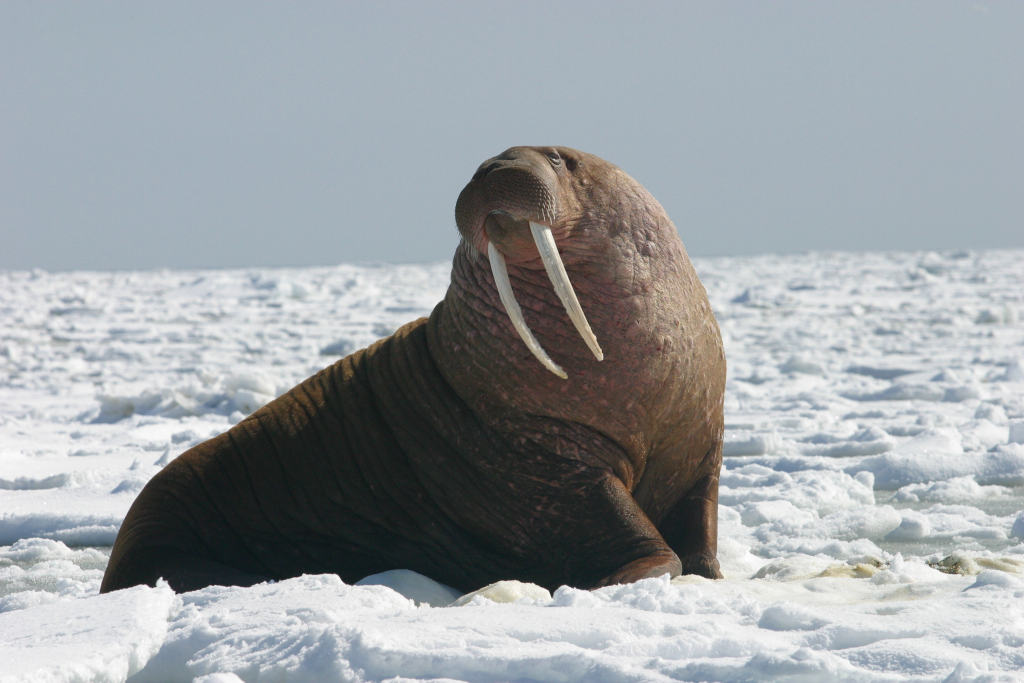
#> input picture Pacific_Walrus_-_Bull_8247646168.jpg, 3072 x 2048 px (shown at 1/3 size)
$ python -i quiz_app.py   (imports and definitions only)
#> lines starting #> are read from the running program, lines starting #| are printed output that depends on the picture
import random
from pathlib import Path

import streamlit as st
from PIL import Image, ImageStat


IMAGE_DIR = Path(__file__).parent
ZOOM_LEVEL = 40.0
MAX_IMAGE_WIDTH = 620
MAX_IMAGE_HEIGHT = 330
MANUAL_CROPS = {
    "torsk.png": (0.50, 0.50),
    "kuller.png": (0.50, 0.50),
    "roedspaette.png": (0.50, 0.50),
    "Pacific_Walrus_-_Bull_8247646168.jpg": (0.70, 0.50),
    "Arne.png": (0.70, 0.70),
    "No-Face.png": (0.70, 0.70),
    "ozzy.png": (0.57, 0.34),
    "sabrina.png": (0.70, 0.30),
    "solsikke.webp": (0.50, 0.10),
    "spand.png": (0.50, 0.50),
}

# True betyder "det er en torsk/torskeart".
QUIZ = [
    {"file": "torsk.png", "is_cod": True, "name": "Torsk"},
    {"file": "kuller.png", "is_cod": True, "name": "Kuller (en torskeart)"},
    {"file": "roedspaette.png", "is_cod": False, "name": "Rødspætte"},
    {"file": "Pacific_Walrus_-_Bull_8247646168.jpg", "is_cod": False, "name": "Hvalros"},
    {"file": "Arne.png", "is_cod": False, "name": "Arne"},
    {"file": "No-Face.png", "is_cod": False, "name": "No-Face / Kaonashi"},
    {"file": "ozzy.png", "is_cod": False, "name": "Ozzy Osbourne"},
    {"file": "sabrina.png", "is_cod": False, "name": "Sabrina"},
    {"file": "solsikke.webp", "is_cod": False, "name": "Solsikke"},
    {"file": "spand.png", "is_cod": False, "name": "Spand"},
]

# Funktion der laver zoom-effekt
# [17 lines left out: functions zoom_image, fit_image, not called in this run]

# Finder det sted i billedet hvor der lysest, så der kan zoomes der
def find_light_crop_position(image_path: Path, zoom: float = ZOOM_LEVEL) -> tuple[float, float]:
#> called with image_path = 'Pacific_Walrus_-_Bull_8247646168.jpg', zoom = 40
    image = Image.open(image_path).convert("RGB")
#> image is the input picture: PIL image 3072x2048 RGB; mean R, G, B 155.4, 160.6, 164
    width, height = image.size
#> width = 3072; height = 2048
    crop_width = max(1, int(width / zoom))
#> crop_width = 76
    crop_height = max(1, int(height / zoom))
#> crop_height = 51
    max_left = max(0, width - crop_width)
#> max_left = 2996
    max_top = max(0, height - crop_height)
#> max_top = 1997


## 1. tester mange crop-områder, giver hver et "score" og væger det bedste område
    if max_left == 0 or max_top == 0:
        return (0.5, 0.5)

    candidates = []
    grid_size = 12

    for x_index in range(grid_size):
        for y_index in range(grid_size):
            left = int(max_left * x_index / (grid_size - 1))
            top = int(max_top * y_index / (grid_size - 1))
            crop = image.crop((left, top, left + crop_width, top + crop_height))
            grayscale_crop = crop.convert("L")
            stats = ImageStat.Stat(grayscale_crop)
            brightness = stats.mean[0]
            contrast = stats.stddev[0]
            too_plain_penalty = 80 if contrast < 12 else 0
            too_white_penalty = 45 if brightness > 245 else 0
            score = brightness + (contrast * 2.4) - too_plain_penalty - too_white_penalty
            candidates.append((score, left / max_left, top / max_top))
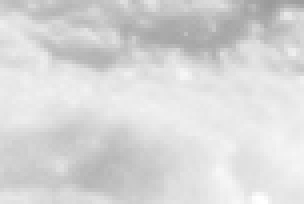
#> grayscale_crop: PIL image 76x51 L (shown 4 times larger); min 154, max 255, mean 215.2
#> after the loop, candidates = 144 items, first 6: (98.21, 0, 0), (99.45, 0, 0.0906), (99.14, 0, 0.182), (98.31, 0, 0.272), (97.39, 0, 0.364), (240.5, 0, 0.454)

    candidates.sort(reverse=True)
    best_light_areas = candidates[:8]
#> best_light_areas = [(289.6, 0.0908, 0.818), (289.2, 0, 0.727), (287.5, 0.182, 0.636), (275, 0, 0.909), (273.4, 0.545, 0.909), (269.9, 0.182, 0.909), (269.5, 0.818, 0.636), (268.5, 0.0908, 1)]
    _, x_position, y_position = random.choice(best_light_areas)
#> x_position = 0.818; y_position = 0.636
    return (x_position, y_position)


# [27 lines left out: function restart_quiz, not called in this run]


# [39 lines not run here, left out]

question_number = st.session_state.question
quiz_order = st.session_state.quiz_order
# [1 line that did not run here, left out]

# [82 lines not run here, left out]

>>> result = find_light_crop_position('Pacific_Walrus_-_Bull_8247646168.jpg')
#> result = (0.818, 0.636)
